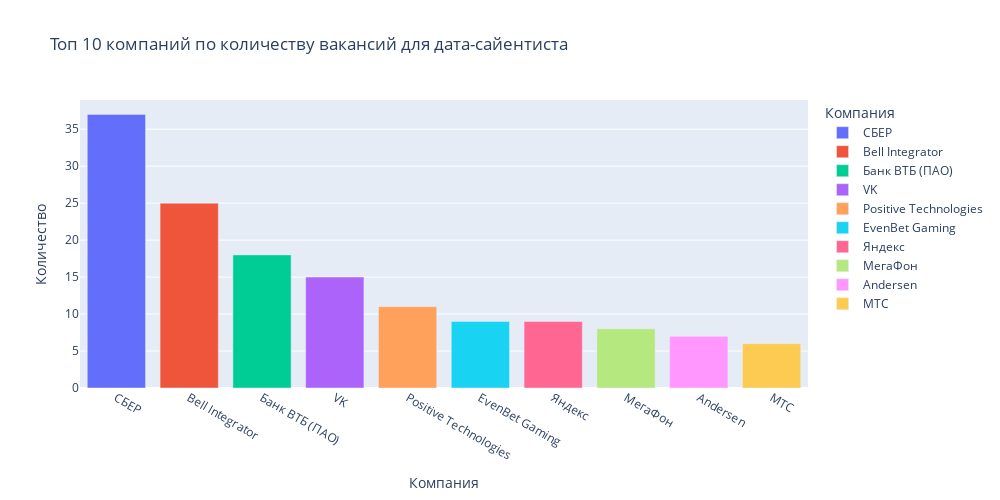

The cell this chart's notebook holds for it:
### Markdown cell above
# Общий вывод по проекту

### Code cell
# Проведем дополнительное исследование

import matplotlib.pyplot as plt
import plotly.express as px

# Выведем топ 10 компаний по количеству вакансий для дата-сайентиста
query = f'''select 
                    emp.name "Компания",
                    count(*) "Количество"
                from 
                    employers emp
                    join vacancies vac on emp.id = vac.employer_id
                where 
                    /*условие выборки по ключевым словам*/
                    (lower(vac.name) like '%data scientist%'
                    or lower(vac.name) like '%data science%'
                    or lower(vac.name) like '%исследователь данных%'
                    or (vac.name like '%ML%' and lower(vac.name) not like '%html%')
                    or lower(vac.name) like '%machine learning%'
                    or lower(vac.name) like '%машинн%обучен%')
                group by emp.id
                order by 2 desc
                limit 10
         '''
         
# Результат запроса
df = pd.read_sql_query(query, connection)   

# Построим столбчатую диаграмму
fig = px.bar(
    data_frame=df,
    x='Компания',
    y='Количество',
    color='Компания',
    height=500,
    width=1000,
    title='Топ 10 компаний по количеству вакансий для дата-сайентиста'
)
fig.show()
    
        
# Закрываем соединение
connection.close()

### Figure 1 — Plotly figure (JSON) as saved in the notebook; plotly's stock layout.template omitted (floating-point values rounded to 4 significant figures)
{"data": [{"alignmentgroup": "True", "hovertemplate": "Компания=%{x}<br>Количество=%{y}<extra></extra>", "legendgroup": "СБЕР", "marker": {"color": "#636efa", "pattern": {"shape": ""}}, "name": "СБЕР", "offsetgroup": "СБЕР", "orientation": "v", "showlegend": true, "textposition": "auto", "type": "bar", "x": ["СБЕР"], "xaxis": "x", "y": [37], "yaxis": "y"}, {"alignmentgroup": "True", "hovertemplate": "Компания=%{x}<br>Количество=%{y}<extra></extra>", "legendgroup": "Bell Integrator", "marker": {"color": "#EF553B", "pattern": {"shape": ""}}, "name": "Bell Integrator", "offsetgroup": "Bell Integrator", "orientation": "v", "showlegend": true, "textposition": "auto", "type": "bar", "x": ["Bell Integrator"], "xaxis": "x", "y": [25], "yaxis": "y"}, {"alignmentgroup": "True", "hovertemplate": "Компания=%{x}<br>Количество=%{y}<extra></extra>", "legendgroup": "Банк ВТБ (ПАО)", "marker": {"color": "#00cc96", "pattern": {"shape": ""}}, "name": "Банк ВТБ (ПАО)", "offsetgroup": "Банк ВТБ (ПАО)", "orientation": "v", "showlegend": true, "textposition": "auto", "type": "bar", "x": ["Банк ВТБ (ПАО)"], "xaxis": "x", "y": [18], "yaxis": "y"}, {"alignmentgroup": "True", "hovertemplate": "Компания=%{x}<br>Количество=%{y}<extra></extra>", "legendgroup": "VK", "marker": {"color": "#ab63fa", "pattern": {"shape": ""}}, "name": "VK", "offsetgroup": "VK", "orientation": "v", "showlegend": true, "textposition": "auto", "type": "bar", "x": ["VK"], "xaxis": "x", "y": [15], "yaxis": "y"}, {"alignmentgroup": "True", "hovertemplate": "Компания=%{x}<br>Количество=%{y}<extra></extra>", "legendgroup": "Positive Technologies", "marker": {"color": "#FFA15A", "pattern": {"shape": ""}}, "name": "Positive Technologies", "offsetgroup": "Positive Technologies", "orientation": "v", "showlegend": true, "textposition": "auto", "type": "bar", "x": ["Positive Technologies"], "xaxis": "x", "y": [11], "yaxis": "y"}, {"alignmentgroup": "True", "hovertemplate": "Компания=%{x}<br>Количество=%{y}<extra></extra>", "legendgroup": "EvenBet Gaming", "marker": {"color": "#19d3f3", "pattern": {"shape": ""}}, "name": "EvenBet Gaming", "offsetgroup": "EvenBet Gaming", "orientation": "v", "showlegend": true, "textposition": "auto", "type": "bar", "x": ["EvenBet Gaming"], "xaxis": "x", "y": [9], "yaxis": "y"}, {"alignmentgroup": "True", "hovertemplate": "Компания=%{x}<br>Количество=%{y}<extra></extra>", "legendgroup": "Яндекс", "marker": {"color": "#FF6692", "pattern": {"shape": ""}}, "name": "Яндекс", "offsetgroup": "Яндекс", "orientation": "v", "showlegend": true, "textposition": "auto", "type": "bar", "x": ["Яндекс"], "xaxis": "x", "y": [9], "yaxis": "y"}, {"alignmentgroup": "True", "hovertemplate": "Компания=%{x}<br>Количество=%{y}<extra></extra>", "legendgroup": "МегаФон", "marker": {"color": "#B6E880", "pattern": {"shape": ""}}, "name": "МегаФон", "offsetgroup": "МегаФон", "orientation": "v", "showlegend": true, "textposition": "auto", "type": "bar", "x": ["МегаФон"], "xaxis": "x", "y": [8], "yaxis": "y"}, {"alignmentgroup": "True", "hovertemplate": "Компания=%{x}<br>Количество=%{y}<extra></extra>", "legendgroup": "Andersen", "marker": {"color": "#FF97FF", "pattern": {"shape": ""}}, "name": "Andersen", "offsetgroup": "Andersen", "orientation": "v", "showlegend": true, "textposition": "auto", "type": "bar", "x": ["Andersen"], "xaxis": "x", "y": [7], "yaxis": "y"}, {"alignmentgroup": "True", "hovertemplate": "Компания=%{x}<br>Количество=%{y}<extra></extra>", "legendgroup": "МТС", "marker": {"color": "#FECB52", "pattern": {"shape": ""}}, "name": "МТС", "offsetgroup": "МТС", "orientation": "v", "showlegend": true, "textposition": "auto", "type": "bar", "x": ["МТС"], "xaxis": "x", "y": [6], "yaxis": "y"}], "layout": {"barmode": "relative", "height": 500, "legend": {"title": {"text": "Компания"}, "tracegroupgap": 0}, "title": {"text": "Топ 10 компаний по количеству вакансий для дата-сайентиста"}, "width": 1000, "xaxis": {"anchor": "y", "categoryarray": ["СБЕР", "Bell Integrator", "Банк ВТБ (ПАО)", "VK", "Positive Technologies", "EvenBet Gaming", "Яндекс", "МегаФон", "Andersen", "МТС"], "categoryorder": "array", "domain": [0, 1], "title": {"text": "Компания"}}, "yaxis": {"anchor": "x", "domain": [0, 1], "title": {"text": "Количество"}}}}
